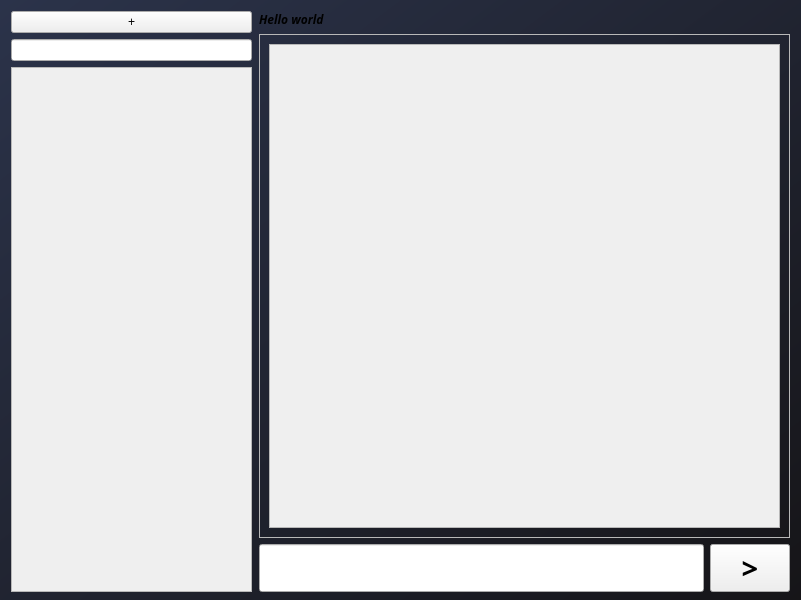
<?xml version="1.0" encoding="UTF-8"?>
<ui version="4.0">
 <class>MainWindow</class>
 <widget class="QMainWindow" name="MainWindow">
  <property name="geometry">
   <rect>
    <x>0</x>
    <y>0</y>
    <width>801</width>
    <height>600</height>
   </rect>
  </property>
  <property name="windowTitle">
   <string>MainWindow</string>
  </property>
  <property name="styleSheet">
   <string notr="true">QMainWindow{
	background-color: qlineargradient(x1: 0, y1: 0, x2: 1, y2: 1,stop: 0 rgba(43,51,74,1),stop: 1 rgba(22,21,24,1));
	border-radius : 150px;
}</string>
  </property>
  <widget class="QWidget" name="centralwidget">
   <widget class="QWidget" name="verticalLayoutWidget">
    <property name="geometry">
     <rect>
      <x>11</x>
      <y>11</y>
      <width>241</width>
      <height>581</height>
     </rect>
    </property>
    <layout class="QVBoxLayout" name="convListContainer">
     <item>
      <widget class="QPushButton" name="addConvBtn">
       <property name="sizePolicy">
        <sizepolicy hsizetype="Expanding" vsizetype="Maximum">
         <horstretch>0</horstretch>
         <verstretch>0</verstretch>
        </sizepolicy>
       </property>
       <property name="styleSheet">
        <string notr="true"/>
       </property>
       <property name="text">
        <string>+</string>
       </property>
      </widget>
     </item>
     <item>
      <widget class="QLineEdit" name="addConvName"/>
     </item>
     <item>
      <widget class="QScrollArea" name="scrollArea_2">
       <property name="verticalScrollBarPolicy">
        <enum>Qt::ScrollBarAlwaysOff</enum>
       </property>
       <property name="horizontalScrollBarPolicy">
        <enum>Qt::ScrollBarAlwaysOff</enum>
       </property>
       <property name="widgetResizable">
        <bool>true</bool>
       </property>
       <widget class="QWidget" name="scrollConv">
        <property name="geometry">
         <rect>
          <x>0</x>
          <y>0</y>
          <width>237</width>
          <height>506</height>
         </rect>
        </property>
        <layout class="QVBoxLayout" name="verticalLayout_4">
         <item>
          <layout class="QVBoxLayout" name="listConv">
           <item>
            <spacer name="verticalSpacer">
             <property name="orientation">
              <enum>Qt::Vertical</enum>
             </property>
             <property name="sizeHint" stdset="0">
              <size>
               <width>20</width>
               <height>40</height>
              </size>
             </property>
            </spacer>
           </item>
          </layout>
         </item>
        </layout>
       </widget>
      </widget>
     </item>
    </layout>
   </widget>
   <widget class="QWidget" name="verticalLayoutWidget_2">
    <property name="geometry">
     <rect>
      <x>259</x>
      <y>11</y>
      <width>531</width>
      <height>581</height>
     </rect>
    </property>
    <layout class="QGridLayout" name="gridLayout">
     <item row="1" column="0">
      <widget class="QFrame" name="Messagesframe">
       <property name="sizePolicy">
        <sizepolicy hsizetype="Expanding" vsizetype="Expanding">
         <horstretch>0</horstretch>
         <verstretch>0</verstretch>
        </sizepolicy>
       </property>
       <property name="frameShape">
        <enum>QFrame::StyledPanel</enum>
       </property>
       <property name="frameShadow">
        <enum>QFrame::Raised</enum>
       </property>
       <layout class="QVBoxLayout" name="verticalLayout">
        <item>
         <widget class="QScrollArea" name="scrollArea">
          <property name="verticalScrollBarPolicy">
           <enum>Qt::ScrollBarAlwaysOff</enum>
          </property>
          <property name="horizontalScrollBarPolicy">
           <enum>Qt::ScrollBarAlwaysOff</enum>
          </property>
          <property name="widgetResizable">
           <bool>true</bool>
          </property>
          <widget class="QWidget" name="scrolling">
           <property name="geometry">
            <rect>
             <x>0</x>
             <y>0</y>
             <width>503</width>
             <height>464</height>
            </rect>
           </property>
           <property name="sizePolicy">
            <sizepolicy hsizetype="Preferred" vsizetype="MinimumExpanding">
             <horstretch>0</horstretch>
             <verstretch>0</verstretch>
            </sizepolicy>
           </property>
           <layout class="QVBoxLayout" name="verticalLayout_2">
            <item>
             <layout class="QVBoxLayout" name="messageList"/>
            </item>
           </layout>
          </widget>
         </widget>
        </item>
       </layout>
      </widget>
     </item>
     <item row="2" column="0">
      <layout class="QHBoxLayout" name="horizontalLayout">
       <item>
        <widget class="QLineEdit" name="MsgEdit">
         <property name="enabled">
          <bool>true</bool>
         </property>
         <property name="font">
          <font>
           <family>Montserrat Medium</family>
           <pointsize>22</pointsize>
           <kerning>false</kerning>
           <fontweight>Black</fontweight>
          </font>
         </property>
        </widget>
       </item>
       <item>
        <widget class="QPushButton" name="sendMsgBtn">
         <property name="font">
          <font>
           <family>Montserrat Black</family>
           <pointsize>22</pointsize>
           <bold>true</bold>
          </font>
         </property>
         <property name="text">
          <string>&gt;</string>
         </property>
        </widget>
       </item>
      </layout>
     </item>
     <item row="0" column="0">
      <widget class="QLabel" name="convName">
       <property name="font">
        <font>
         <family>Montserrat SemiBold</family>
         <italic>true</italic>
         <bold>true</bold>
        </font>
       </property>
       <property name="text">
        <string>Hello world</string>
       </property>
      </widget>
     </item>
    </layout>
   </widget>
  </widget>
 </widget>
 <resources/>
 <connections/>
</ui>
